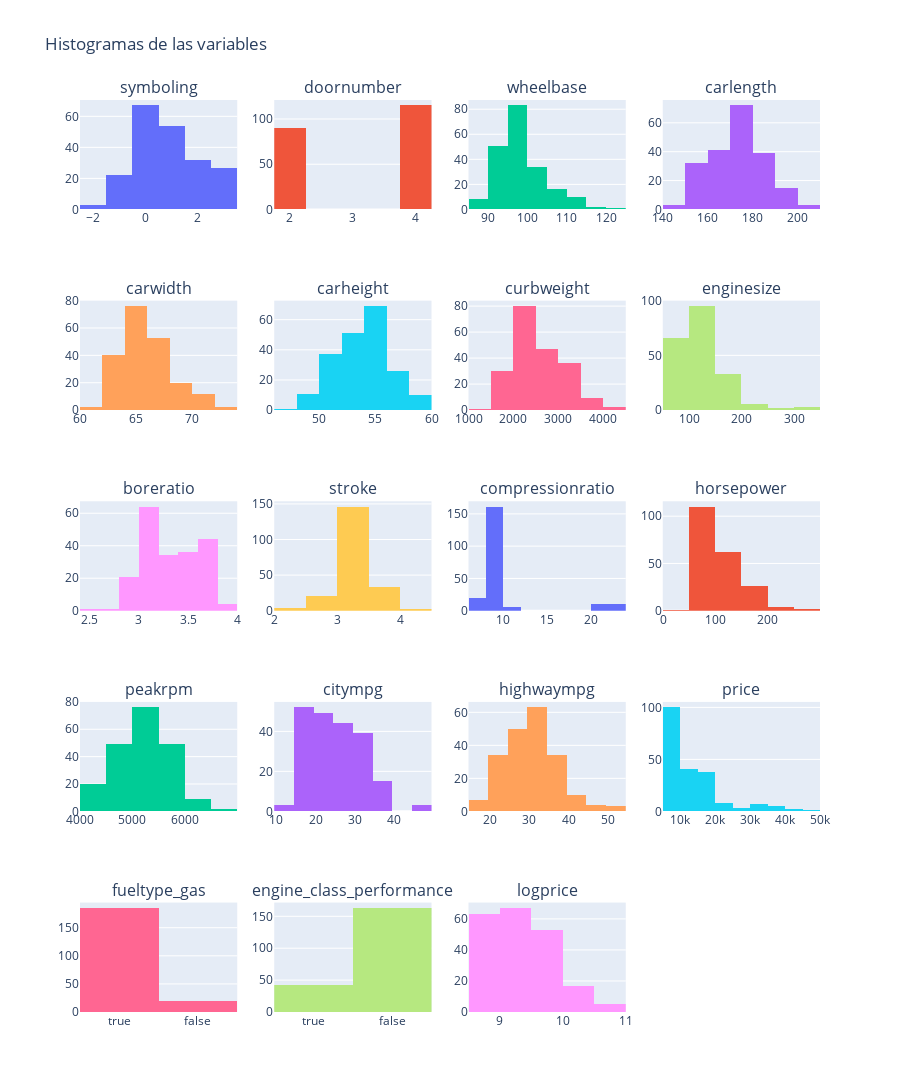

Here is the notebook cell this chart was saved with:
### Code cell
from plotly import graph_objects as go
n = len(df.columns)
# Determinar cantidad de filas y columnas para la grilla
n_cols = 4
n_rows = (n + 1) // n_cols

fig = make_subplots(rows=n_rows, cols=n_cols, subplot_titles=df.columns.tolist())
# Agregar cada histograma
for i, col in enumerate(df.columns):
    data_col = df[col].dropna()
    bins_sturges = int(np.ceil(np.log2(len(data_col)) + 1))

    row = i // n_cols + 1
    col_pos = i % n_cols + 1
    fig.add_trace(go.Histogram(x=data_col, nbinsx=bins_sturges, name=col), row=row, col=col_pos)

fig.update_layout(title_text='Histogramas de las variables',
                  height=300 * n_rows,
                  showlegend=False)
fig.show()

### Figure 1 — Plotly figure (JSON) as saved in the notebook; plotly's stock layout.template omitted (floating-point values rounded to 4 significant figures; data arrays with more than 128 entries replaced by an {"elided": "..."} marker saying what was removed)
{"data": [{"name": "symboling", "nbinsx": 9, "type": "histogram", "x": {"elided": "205 int values"}, "xaxis": "x", "yaxis": "y"}, {"name": "doornumber", "nbinsx": 9, "type": "histogram", "x": {"elided": "205 int values"}, "xaxis": "x2", "yaxis": "y2"}, {"name": "wheelbase", "nbinsx": 9, "type": "histogram", "x": {"elided": "205 float values"}, "xaxis": "x3", "yaxis": "y3"}, {"name": "carlength", "nbinsx": 9, "type": "histogram", "x": {"elided": "205 float values"}, "xaxis": "x4", "yaxis": "y4"}, {"name": "carwidth", "nbinsx": 9, "type": "histogram", "x": {"elided": "205 float values"}, "xaxis": "x5", "yaxis": "y5"}, {"name": "carheight", "nbinsx": 9, "type": "histogram", "x": {"elided": "205 float values"}, "xaxis": "x6", "yaxis": "y6"}, {"name": "curbweight", "nbinsx": 9, "type": "histogram", "x": {"elided": "205 int values"}, "xaxis": "x7", "yaxis": "y7"}, {"name": "enginesize", "nbinsx": 9, "type": "histogram", "x": {"elided": "205 int values"}, "xaxis": "x8", "yaxis": "y8"}, {"name": "boreratio", "nbinsx": 9, "type": "histogram", "x": {"elided": "205 float values"}, "xaxis": "x9", "yaxis": "y9"}, {"name": "stroke", "nbinsx": 9, "type": "histogram", "x": {"elided": "205 float values"}, "xaxis": "x10", "yaxis": "y10"}, {"name": "compressionratio", "nbinsx": 9, "type": "histogram", "x": {"elided": "205 float values"}, "xaxis": "x11", "yaxis": "y11"}, {"name": "horsepower", "nbinsx": 9, "type": "histogram", "x": {"elided": "205 int values"}, "xaxis": "x12", "yaxis": "y12"}, {"name": "peakrpm", "nbinsx": 9, "type": "histogram", "x": {"elided": "205 int values"}, "xaxis": "x13", "yaxis": "y13"}, {"name": "citympg", "nbinsx": 9, "type": "histogram", "x": {"elided": "205 int values"}, "xaxis": "x14", "yaxis": "y14"}, {"name": "highwaympg", "nbinsx": 9, "type": "histogram", "x": {"elided": "205 int values"}, "xaxis": "x15", "yaxis": "y15"}, {"name": "price", "nbinsx": 9, "type": "histogram", "x": {"elided": "205 float values"}, "xaxis": "x16", "yaxis": "y16"}, {"name": "fueltype_gas", "nbinsx": 9, "type": "histogram", "x": {"elided": "205 bool values"}, "xaxis": "x17", "yaxis": "y17"}, {"name": "engine_class_performance", "nbinsx": 9, "type": "histogram", "x": {"elided": "205 bool values"}, "xaxis": "x18", "yaxis": "y18"}, {"name": "logprice", "nbinsx": 9, "type": "histogram", "x": {"elided": "205 float values"}, "xaxis": "x19", "yaxis": "y19"}], "layout": {"annotations": [{"font": {"size": 16}, "showarrow": false, "text": "symboling", "x": 0.1062, "xanchor": "center", "xref": "paper", "y": 1, "yanchor": "bottom", "yref": "paper"}, {"font": {"size": 16}, "showarrow": false, "text": "doornumber", "x": 0.3688, "xanchor": "center", "xref": "paper", "y": 1, "yanchor": "bottom", "yref": "paper"}, {"font": {"size": 16}, "showarrow": false, "text": "wheelbase", "x": 0.6313, "xanchor": "center", "xref": "paper", "y": 1, "yanchor": "bottom", "yref": "paper"}, {"font": {"size": 16}, "showarrow": false, "text": "carlength", "x": 0.8938, "xanchor": "center", "xref": "paper", "y": 1, "yanchor": "bottom", "yref": "paper"}, {"font": {"size": 16}, "showarrow": false, "text": "carwidth", "x": 0.1062, "xanchor": "center", "xref": "paper", "y": 0.78, "yanchor": "bottom", "yref": "paper"}, {"font": {"size": 16}, "showarrow": false, "text": "carheight", "x": 0.3688, "xanchor": "center", "xref": "paper", "y": 0.78, "yanchor": "bottom", "yref": "paper"}, {"font": {"size": 16}, "showarrow": false, "text": "curbweight", "x": 0.6313, "xanchor": "center", "xref": "paper", "y": 0.78, "yanchor": "bottom", "yref": "paper"}, {"font": {"size": 16}, "showarrow": false, "text": "enginesize", "x": 0.8938, "xanchor": "center", "xref": "paper", "y": 0.78, "yanchor": "bottom", "yref": "paper"}, {"font": {"size": 16}, "showarrow": false, "text": "boreratio", "x": 0.1062, "xanchor": "center", "xref": "paper", "y": 0.56, "yanchor": "bottom", "yref": "paper"}, {"font": {"size": 16}, "showarrow": false, "text": "stroke", "x": 0.3688, "xanchor": "center", "xref": "paper", "y": 0.56, "yanchor": "bottom", "yref": "paper"}, {"font": {"size": 16}, "showarrow": false, "text": "compressionratio", "x": 0.6313, "xanchor": "center", "xref": "paper", "y": 0.56, "yanchor": "bottom", "yref": "paper"}, {"font": {"size": 16}, "showarrow": false, "text": "horsepower", "x": 0.8938, "xanchor": "center", "xref": "paper", "y": 0.56, "yanchor": "bottom", "yref": "paper"}, {"font": {"size": 16}, "showarrow": false, "text": "peakrpm", "x": 0.1062, "xanchor": "center", "xref": "paper", "y": 0.34, "yanchor": "bottom", "yref": "paper"}, {"font": {"size": 16}, "showarrow": false, "text": "citympg", "x": 0.3688, "xanchor": "center", "xref": "paper", "y": 0.34, "yanchor": "bottom", "yref": "paper"}, {"font": {"size": 16}, "showarrow": false, "text": "highwaympg", "x": 0.6313, "xanchor": "center", "xref": "paper", "y": 0.34, "yanchor": "bottom", "yref": "paper"}, {"font": {"size": 16}, "showarrow": false, "text": "price", "x": 0.8938, "xanchor": "center", "xref": "paper", "y": 0.34, "yanchor": "bottom", "yref": "paper"}, {"font": {"size": 16}, "showarrow": false, "text": "fueltype_gas", "x": 0.1062, "xanchor": "center", "xref": "paper", "y": 0.12, "yanchor": "bottom", "yref": "paper"}, {"font": {"size": 16}, "showarrow": false, "text": "engine_class_performance", "x": 0.3688, "xanchor": "center", "xref": "paper", "y": 0.12, "yanchor": "bottom", "yref": "paper"}, {"font": {"size": 16}, "showarrow": false, "text": "logprice", "x": 0.6313, "xanchor": "center", "xref": "paper", "y": 0.12, "yanchor": "bottom", "yref": "paper"}], "height": 1500, "showlegend": false, "title": {"text": "Histogramas de las variables"}, "xaxis": {"anchor": "y", "domain": [0, 0.2125]}, "xaxis10": {"anchor": "y10", "domain": [0.2625, 0.475]}, "xaxis11": {"anchor": "y11", "domain": [0.525, 0.7375]}, "xaxis12": {"anchor": "y12", "domain": [0.7875, 1]}, "xaxis13": {"anchor": "y13", "domain": [0, 0.2125]}, "xaxis14": {"anchor": "y14", "domain": [0.2625, 0.475]}, "xaxis15": {"anchor": "y15", "domain": [0.525, 0.7375]}, "xaxis16": {"anchor": "y16", "domain": [0.7875, 1]}, "xaxis17": {"anchor": "y17", "domain": [0, 0.2125]}, "xaxis18": {"anchor": "y18", "domain": [0.2625, 0.475]}, "xaxis19": {"anchor": "y19", "domain": [0.525, 0.7375]}, "xaxis2": {"anchor": "y2", "domain": [0.2625, 0.475]}, "xaxis20": {"anchor": "y20", "domain": [0.7875, 1]}, "xaxis3": {"anchor": "y3", "domain": [0.525, 0.7375]}, "xaxis4": {"anchor": "y4", "domain": [0.7875, 1]}, "xaxis5": {"anchor": "y5", "domain": [0, 0.2125]}, "xaxis6": {"anchor": "y6", "domain": [0.2625, 0.475]}, "xaxis7": {"anchor": "y7", "domain": [0.525, 0.7375]}, "xaxis8": {"anchor": "y8", "domain": [0.7875, 1]}, "xaxis9": {"anchor": "y9", "domain": [0, 0.2125]}, "yaxis": {"anchor": "x", "domain": [0.88, 1]}, "yaxis10": {"anchor": "x10", "domain": [0.44, 0.56]}, "yaxis11": {"anchor": "x11", "domain": [0.44, 0.56]}, "yaxis12": {"anchor": "x12", "domain": [0.44, 0.56]}, "yaxis13": {"anchor": "x13", "domain": [0.22, 0.34]}, "yaxis14": {"anchor": "x14", "domain": [0.22, 0.34]}, "yaxis15": {"anchor": "x15", "domain": [0.22, 0.34]}, "yaxis16": {"anchor": "x16", "domain": [0.22, 0.34]}, "yaxis17": {"anchor": "x17", "domain": [0, 0.12]}, "yaxis18": {"anchor": "x18", "domain": [0, 0.12]}, "yaxis19": {"anchor": "x19", "domain": [0, 0.12]}, "yaxis2": {"anchor": "x2", "domain": [0.88, 1]}, "yaxis20": {"anchor": "x20", "domain": [0, 0.12]}, "yaxis3": {"anchor": "x3", "domain": [0.88, 1]}, "yaxis4": {"anchor": "x4", "domain": [0.88, 1]}, "yaxis5": {"anchor": "x5", "domain": [0.66, 0.78]}, "yaxis6": {"anchor": "x6", "domain": [0.66, 0.78]}, "yaxis7": {"anchor": "x7", "domain": [0.66, 0.78]}, "yaxis8": {"anchor": "x8", "domain": [0.66, 0.78]}, "yaxis9": {"anchor": "x9", "domain": [0.44, 0.56]}}}
